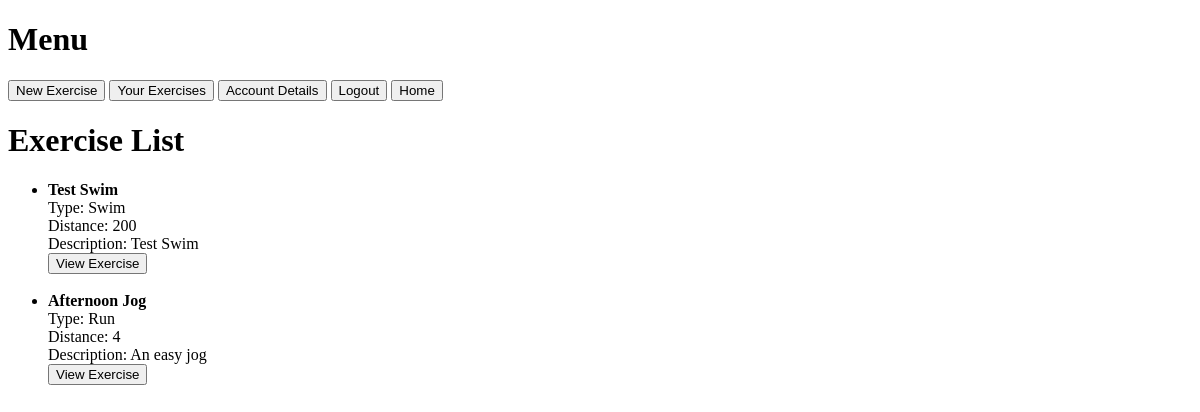
/activitymanager/7/home/, run on an earlier commit of the app's database.
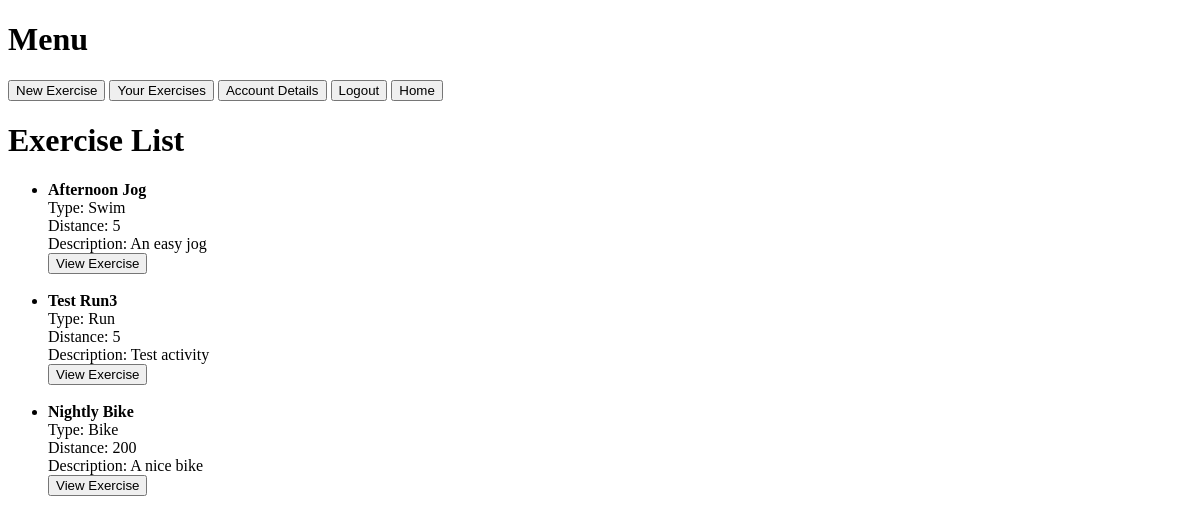
And on a later commit of the database.
### activitymanager/models.py (models this page shows, shortened)
class Exercise(models.Model):
    exercise_id = models.BigAutoField(primary_key=True)
    exercise_name = models.CharField(max_length=255)
    exercise_type = models.CharField(max_length=50)
    exercise_distance = models.IntegerField()
    exercise_description = models.CharField(max_length=1000)
    user = models.ForeignKey(User, on_delete=models.CASCADE)
    exercise_date = models.DateField()
    exercise_time = models.IntegerField()
    exercise_intensity = models.CharField(max_length=50)

### activitymanager/views.py (the view)
# urls.py: 2. Add a URL to urlpatterns:  path('', views.home, name='home')
def home(request,user_id):
    exercises = Exercise.objects.all()
    user = User.objects.get(user_id=user_id)
    context = {"exercises":exercises, "user":user}
    return render(request, 'activitymanager/home.html', context)
    '''will make homepage with links to different pages'''

### activitymanager/templates/activitymanager/home.html (shortened to what this page needs)
<!DOCTYPE html>
<html lang="en">
<head>
</head>
<body>
    <h1>Menu</h1>
    <a href="{% url 'activitymanager:new_exercise' user_id=user.user_id %}"><button>New Exercise</button></a>
    <a href="{% url 'activitymanager:all_exercises' user.user_id %}"><button>Your Exercises</button></a>
    <a href="{% url  'activitymanager:user_detail' user.user_id%}"><button>Account Details</button></a>
    <a href="{% url 'activitymanager:login' %}"><button>Logout</button></a>
    <a href="{% url 'activitymanager:home' user_id=user.user_id %}"><button>Home</button></a>
    {% if exercises %}
        <h1>Exercise List</h1>
        <ul>
            {% for exercise in exercises %}
                <li>
                    <strong>{{ exercise.exercise_name }}</strong><br>
                    Type: {{ exercise.exercise_type }}<br>
                    Distance: {{ exercise.exercise_distance }}<br>
                    Description: {{ exercise.exercise_description }}<br>
                    <a href="{% url 'activitymanager:exercise_detail' user_id=user.user_id exercise_id=exercise.exercise_id %}">
                        <button>View Exercise</button>
                    </a>
                </li>
                <br>
            {% endfor %}
        </ul>
    {% else %}
        <p>No Activities to view</p>
    {% endif %}
</body>
</html>

What changed in the data, as far as the page shows it:
removed Exercise: exercise_name "Test Swim", exercise_type "Swim", exercise_distance "200", exercise_description "Test Swim"
changed Exercise "Afternoon Jog": exercise_type "Run" → "Swim"; exercise_distance "4" → "5"
added Exercise: exercise_name "Test Run3", exercise_type "Run", exercise_distance "5", exercise_description "Test activity"
added Exercise: exercise_name "Nightly Bike", exercise_type "Bike", exercise_distance "200", exercise_description "A nice bike"
